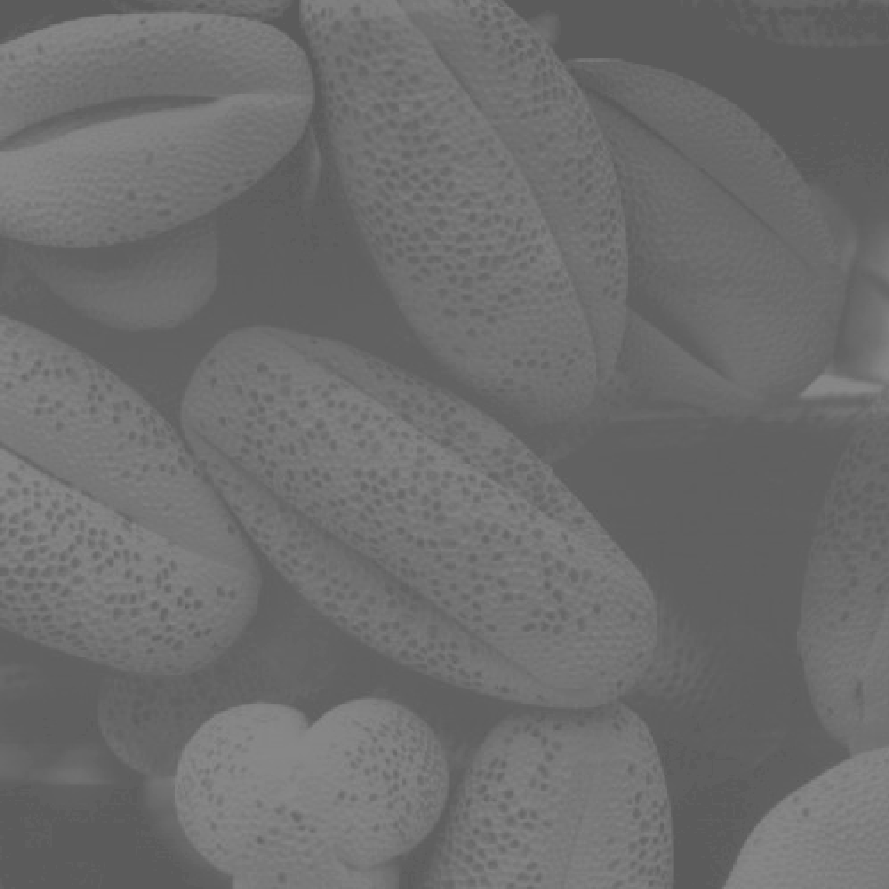
#> input picture Алгоритмы и методы для реализации компьютерного зрения в робототехнике/pz2/files/Fig0310.tif, 889 x 889 px
$ python 2.py
#> lines starting #> are read from the running program, lines starting #| are printed output that depends on the picture
import matplotlib.pyplot as plt
import numpy as np
import cv2

# Загрузка изображения пыльцы
image = cv2.imread('files/Fig0310.tif', cv2.IMREAD_GRAYSCALE)
#> image is the input picture: shape (889, 889); min 91, max 138, mean 109.1
cv2.imshow("name", image)
cv2.waitKey(0)
# Применение гистограммной эквализации
equ = cv2.equalizeHist(image)
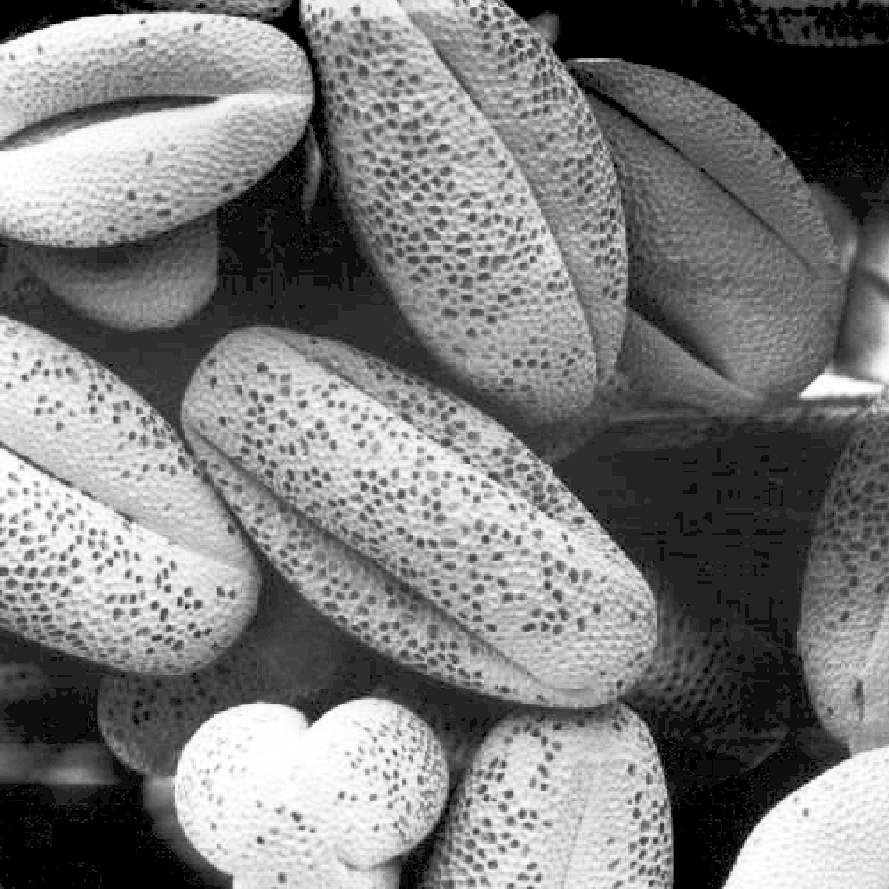
#> equ: shape (889, 889); min 0, max 255, mean 122.7

# Вычисление гистограммы для исходного и эквализованного изображений
hist_original = cv2.calcHist([image], [0], None, [256], [0, 256])
#> hist_original = 256 values, max 60247 at index 96, min 0 at index 0, mean 3087.2
hist_equ = cv2.calcHist([equ], [0], None, [256], [0, 256])
#> hist_equ = 256 values, max 60247 at index 35, min 0 at index 1, mean 3087.2

# Вычисление нормированной гистограммы для исходного и эквализованного изображений
hist_original_normalized = hist_original / np.sum(hist_original)
#> hist_original_normalized = 256 values, max 0.0762 at index 96, min 0 at index 0, mean 0.00391
hist_equ_normalized = hist_equ / np.sum(hist_equ)
#> hist_equ_normalized = 256 values, max 0.0762 at index 35, min 0 at index 1, mean 0.00391

# Построение функции преобразования для гистограммной эквализации
cdf = hist_original.cumsum()
#> cdf = 256 values from 0 to 790321
cdf_normalized = cdf * hist_original.max() / cdf.max()
#> cdf_normalized = 256 values from 0 to 60247

# Визуализация результатов
plt.figure(figsize=(12, 8))

plt.subplot(2, 2, 1)
plt.imshow(image, cmap='gray')
plt.title('Исходное изображение')
cv2.imshow("name", equ)
cv2.waitKey(0)
plt.subplot(2, 2, 2)
plt.imshow(equ, cmap='gray')
plt.title('Изображение после гистограммной эквализации')

plt.subplot(2, 2, 3)
plt.plot(cdf_normalized, color='b')
plt.title('Функция преобразования')

plt.subplot(2, 2, 4)
plt.plot(hist_original_normalized, color='r', label='Исходное изображение')
plt.plot(hist_equ_normalized, color='g', label='После гистограммной эквализации')
plt.legend()
plt.title('Нормированные гистограммы')

plt.tight_layout()
plt.show()
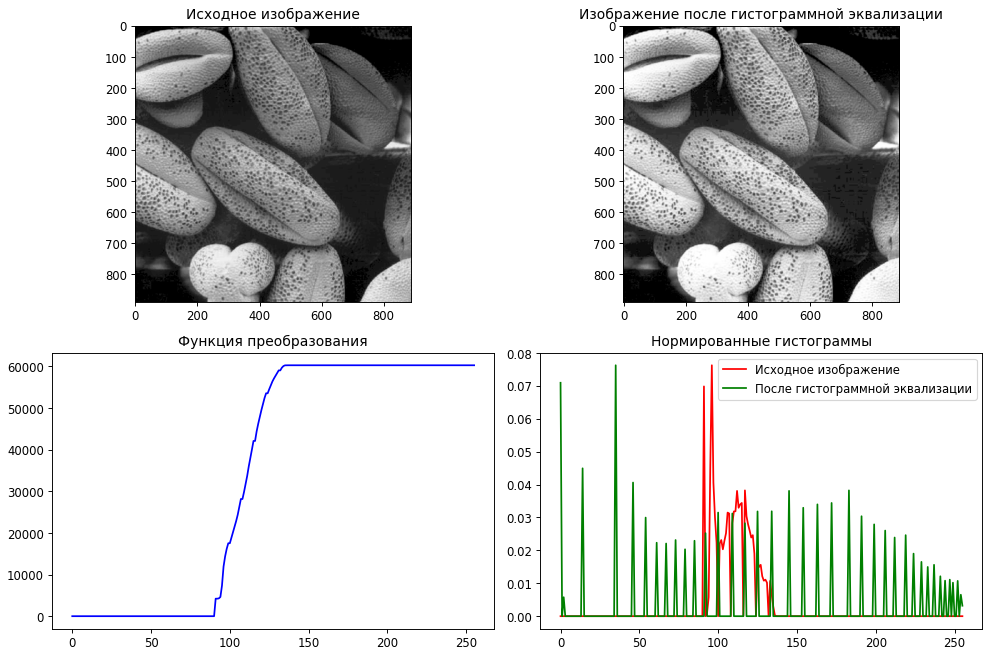
#> figure drawn by matplotlib, 4 panels; panel 3: curve peaks at x = 138, y = 60247; panel 4: curve peaks at x = 96, y = 0.0762; panel 4: curve peaks at x = 35, y = 0.0762

$ run again, with Алгоритмы и методы для реализации компьютерного зрения в робототехнике/pz2/files/Fig0304.tif copied over Алгоритмы и методы для реализации компьютерного зрения в робототехнике/pz2/files/Fig0310.tif
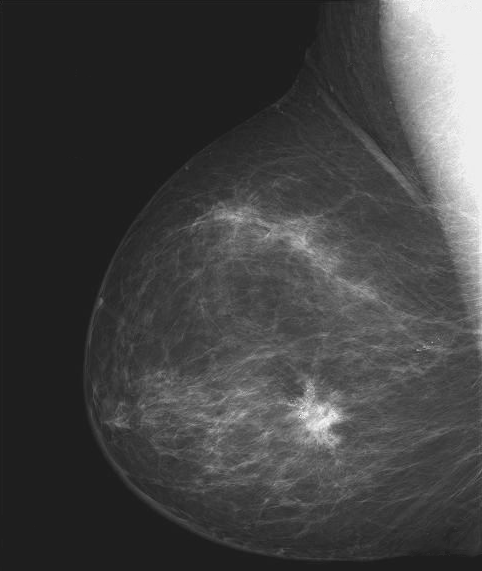
#> input picture Алгоритмы и методы для реализации компьютерного зрения в робототехнике/pz2/files/Fig0304.tif, 482 x 571 px
#> image is the input picture: shape (571, 482); min 21, max 255, mean 66.7
#> `equ = cv2.equalizeHist(image)`:
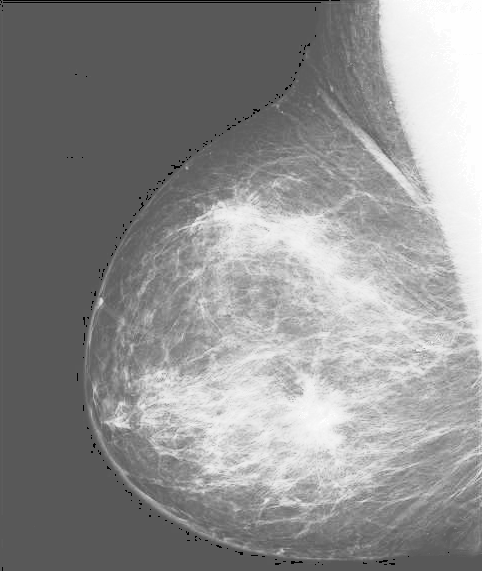
#> equ: shape (571, 482); min 0, max 255, mean 142.9
#> hist_original = 256 values, max 93879 at index 30, min 0 at index 0, mean 1075.1
#> hist_equ = 256 values, max 93879 at index 88, min 0 at index 2, mean 1075.1
#> hist_original_normalized = 256 values, max 0.341 at index 30, min 0 at index 0, mean 0.00391
#> hist_equ_normalized = 256 values, max 0.341 at index 88, min 0 at index 2, mean 0.00391
#> cdf = 256 values from 0 to 275222
#> cdf_normalized = 256 values from 0 to 93879
#> `plt.show()`:
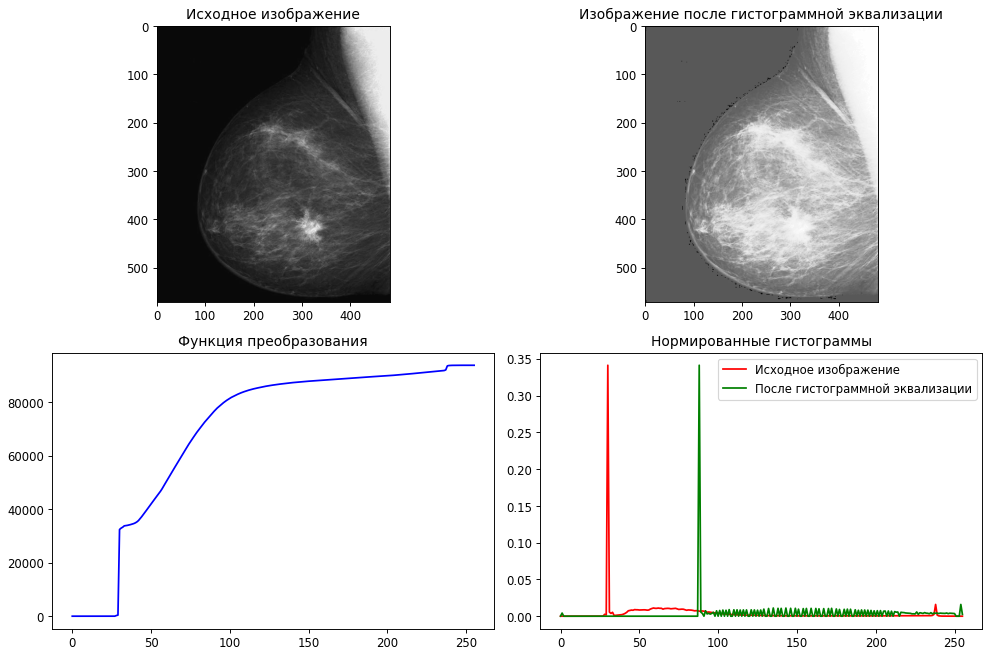
#> figure drawn by matplotlib, 4 panels; panel 3: curve peaks at x = 255, y = 93879; panel 4: curve peaks at x = 30, y = 0.341; panel 4: curve peaks at x = 88, y = 0.341

$ run again, with Алгоритмы и методы для реализации компьютерного зрения в робототехнике/pz2/files/Fig0343.tif copied over Алгоритмы и методы для реализации компьютерного зрения в робототехнике/pz2/files/Fig0310.tif
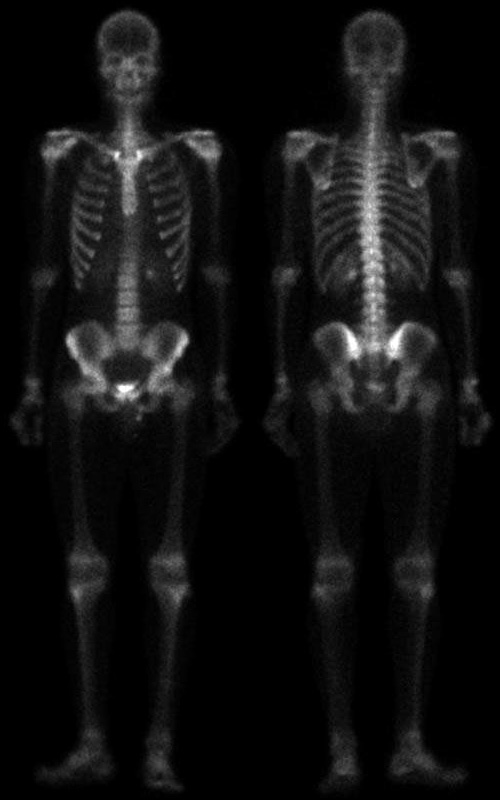
#> input picture Алгоритмы и методы для реализации компьютерного зрения в робототехнике/pz2/files/Fig0343.tif, 500 x 800 px
#> image is the input picture: shape (800, 500); min 0, max 255, mean 17.2
#> `equ = cv2.equalizeHist(image)`:
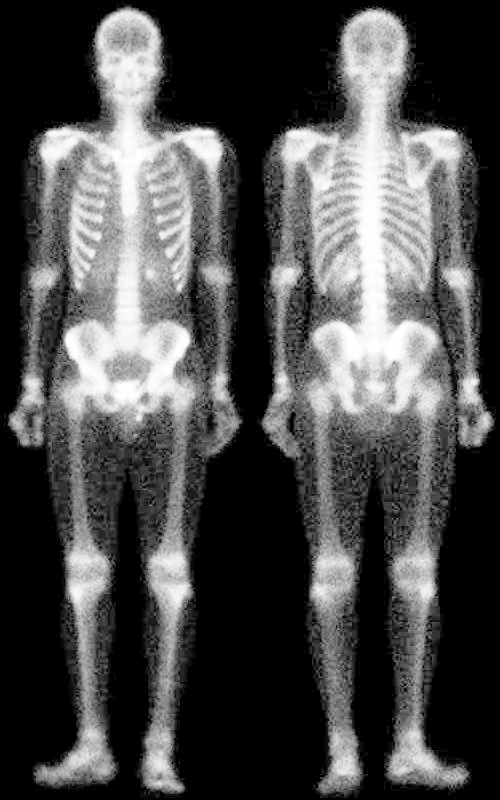
#> equ: shape (800, 500); min 0, max 255, mean 76.5
#> hist_original = 256 values, max 164896 at index 0, min 1 at index 232, mean 1562.5
#> hist_equ = 256 values, max 164896 at index 0, min 0 at index 1, mean 1562.5
#> hist_original_normalized = 256 values, max 0.412 at index 0, min 2.5e-06 at index 232, mean 0.00391
#> hist_equ_normalized = 256 values, max 0.412 at index 0, min 0 at index 1, mean 0.00391
#> cdf = 256 values from 164896 to 400000
#> cdf_normalized = 256 values from 67976.7 to 164896
#> `plt.show()`:
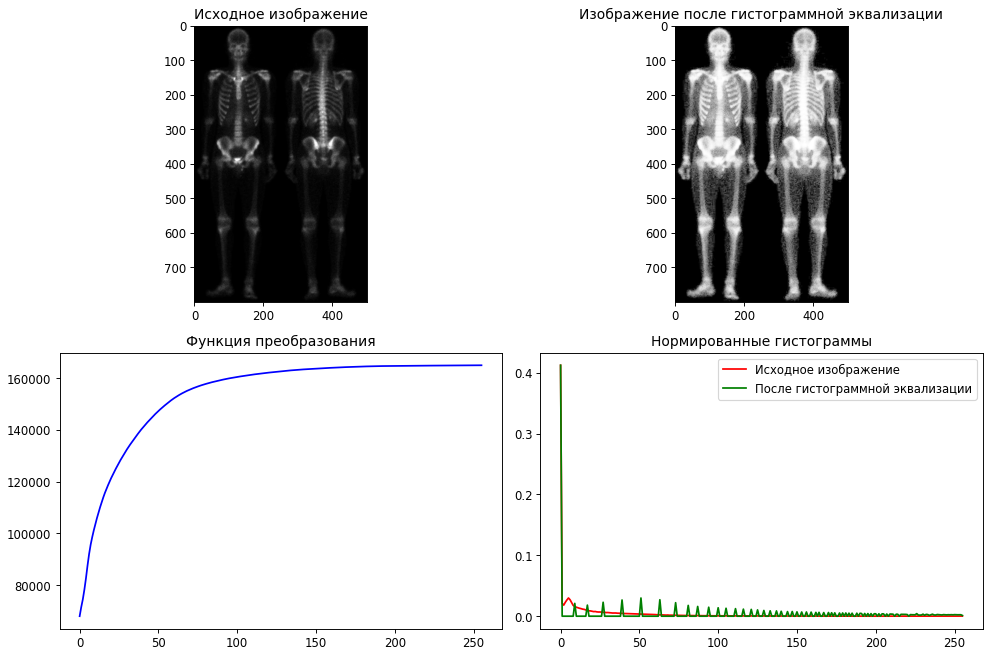
#> figure drawn by matplotlib, 4 panels; panel 3: curve peaks at x = 255, y = 164896; panel 4: curve peaks at x = 0, y = 0.412; panel 4: curve peaks at x = 0, y = 0.412
